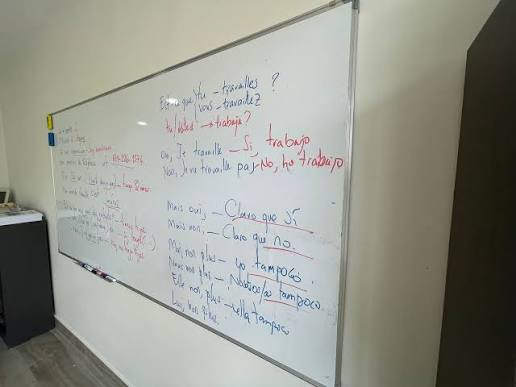
#> input picture back/bd/img/image.png, 516 x 387 px
$ python -i preprocesado_ocr.py   (imports and definitions only)   (older library calls are emulated)
#> lines starting #> are read from the running program, lines starting #| are printed output that depends on the picture; after the words box and inside, x2 and y2 are one past the last pixel; in counts of white or black regions, pixels touching at a corner belong together
#> further down, picture is the input picture: shape (387, 516, 3); mean B, G, R 141.1, 150.1, 148.4
"""Preprocesado de páginas para OCR, por perfil de fuente (BACK-12).

Reutiliza las etapas existentes (perspectiva, normalización de iluminación) pero
con perfiles distintos, porque la tinta fina de un cuaderno no se trata igual
que el marcador de un pizarrón:

  pizarron: perspectiva → gris → invertir si es de tiza (fondo oscuro) →
            [normalizar iluminación si es desigual] → [mediana 3x3 si hay ruido]
  cuaderno: perspectiva → canal ROJO (los renglones azules y el margen rojo casi
            desaparecen; la tinta negra o azul oscuro se mantiene) →
            [normalizar iluminación si es desigual] → quitar solo los renglones
            (líneas largas y equiespaciadas), conservando tablas y fracciones

En los dos perfiles, la copia para el OCR (no la vista) pierde además la cuadrícula de
las tablas (rectas largas horizontales y verticales): Tesseract las confundía con texto o descartaba
las filas enteras (FULL-24: de 8 celdas de una tabla fotografiada leía 0).

La perspectiva solo se corrige si el cuadrilátero detectado es de verdad el borde del
pizarrón o de la hoja: si fuera de él queda el mismo papel con tinta, es una tabla o un
recuadro DENTRO de la hoja y recortar perdería lo de alrededor (FULL-24: se perdía el título).

Las etapas entre corchetes son ADAPTATIVAS: se midió que en una foto limpia
empeoran el OCR (la mediana borraba tildes; la normalización adelgazaba trazos),
así que solo se aplican cuando la imagen lo necesita.

Ninguna etapa usa erosiones ni umbrales duros: los trazos finos, subíndices y
signos matemáticos se conservan. El original nunca se modifica (se guarda
aparte). Las advertencias de calidad avisan cuando no se puede garantizar la
lectura.
"""

from dataclasses import dataclass, field

import cv2
import numpy as np

from app.services.mejora import normalizar_iluminacion
from app.services.perspectiva import detectar_pizarron, rectificar
from app.services.procesamiento import a_bgr, redimensionar

LADO_MAX_OCR = 2400       # más resolución que la vista: el OCR la aprovecha
LADO_MIN_OCR = 1400       # por debajo se amplía (Tesseract lee mejor letras de ~30 px)
UMBRAL_BORROSA = 40.0     # varianza del laplaciano a 1000 px
UMBRAL_OSCURA = 60        # luminancia media


@dataclass
class Preprocesado:
    imagen_ocr: np.ndarray            # gris, lista para el OCR
    imagen_vista: np.ndarray          # BGR enderezada, mismas coordenadas que imagen_ocr
    psm: int                          # modo de segmentación de Tesseract
    perspectiva: str
    advertencias: list[str] = field(default_factory=list)
    inclinacion: float = 0.0          # grados corregidos al enderezar (BACK-28)


# [10 lines left out: function advertencias_calidad, not called in this run]


UMBRAL_ILUMINACION = 45   # diferencia entre las zonas más claras y oscuras del fondo
UMBRAL_RUIDO = 6.0        # desviación estimada del ruido del sensor


# [100 lines left out: functions iluminacion_desigual, ruido_estimado, _escalar_para_ocr, quitar_renglones, _contenido_fuera, corregir_perspectiva_hoja and 1 more, not called in this run]


INCLINACION_MAX = 15.0    # grados que se buscan al enderezar
INCLINACION_MIN = 0.7     # por debajo no se gira (Tesseract lo tolera y girar suaviza la letra)


def estimar_inclinacion(img: np.ndarray) -> float:
    """Ángulo (grados, antihorario) que endereza las líneas de texto de la foto (BACK-28).

    Perfil de proyección: al girar la tinta al ángulo correcto, las filas con texto y las
    vacías se alternan con nitidez y la varianza del perfil horizontal es máxima. Se busca
    primero cada 1° y después cada 0,1°. Devuelve 0 si no hay un máximo claro (página casi
    vacía, un dibujo, o texto ya derecho)."""
    gris = img if img.ndim == 2 else cv2.cvtColor(img, cv2.COLOR_BGR2GRAY)
    escala = 800 / max(gris.shape)
#> escala = 1.55
    if escala < 1:
        gris = cv2.resize(gris, None, fx=escala, fy=escala, interpolation=cv2.INTER_AREA)
    tinta = cv2.adaptiveThreshold(gris, 255, cv2.ADAPTIVE_THRESH_MEAN_C, cv2.THRESH_BINARY_INV, 25, 15)
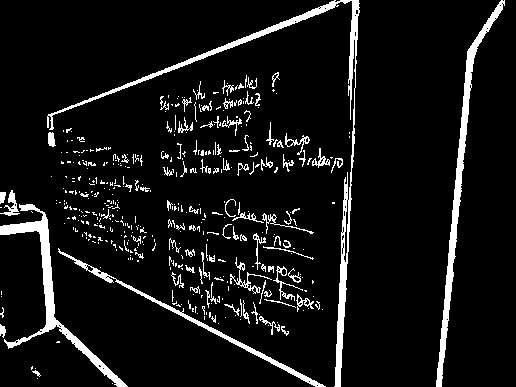
#> tinta: shape (387, 516); 7.9% white; 424 white regions (326 under 20 px), largest, box (x1, y1, x2, y2) and area: (47, 0, 360, 387) 3568, (436, 0, 505, 387) 2554, (0, 204, 128, 387) 2357
    if tinta.mean() < 0.5:  # casi sin tinta: nada que alinear
        return 0.0
    alto, ancho = tinta.shape
#> alto = 387; ancho = 516
    centro = (ancho / 2, alto / 2)
#> centro = (258, 193.5)

    def puntuacion(angulo: float) -> float:
#> called with angulo = -15
        m = cv2.getRotationMatrix2D(centro, angulo, 1.0)
        girada = cv2.warpAffine(tinta, m, (ancho, alto), flags=cv2.INTER_NEAREST)
#> girada: shape (387, 516); 7.5% white; 379 white regions (288 under 20 px), largest, box (x1, y1, x2, y2) and area: (73, 26, 406, 387) 3450, (0, 142, 83, 347) 2237, (395, 94, 516, 387) 2067
        return float(np.var(girada.sum(axis=1, dtype=np.float64)))

    gruesos = np.arange(-INCLINACION_MAX, INCLINACION_MAX + 0.01, 1.0)
    puntos = [puntuacion(a) for a in gruesos]
#> in puntuacion (call 2), `girada = cv2.warpAffine(tinta, m, (ancho, alto), flags=cv2.INTER_NEARE..`: girada: shape (387, 516); 7.5% white; 389 white regions (294 under 20 px), largest, box (x1, y1, x2, y2) and area: (69, 24, 403, 387) 3487, (0, 146, 85, 350) 2238, (398, 87, 516, 387) 2097
#> in puntuacion (call 3), `girada = cv2.warpAffine(tinta, m, (ancho, alto), flags=cv2.INTER_NEARE..`: girada: shape (387, 516); 7.5% white; 393 white regions (306 under 20 px), largest, box (x1, y1, x2, y2) and area: (0, 150, 88, 353) 2230, (400, 81, 516, 387) 2120, (67, 22, 400, 143) 2102
#> in puntuacion (call 4), `girada = cv2.warpAffine(tinta, m, (ancho, alto), flags=cv2.INTER_NEARE..`: girada: shape (387, 516); 7.5% white; 388 white regions (299 under 20 px), largest, box (x1, y1, x2, y2) and area: (65, 20, 397, 387) 3488, (0, 154, 91, 356) 2241, (402, 75, 516, 387) 2159
#> in puntuacion (call 5), `girada = cv2.warpAffine(tinta, m, (ancho, alto), flags=cv2.INTER_NEARE..`: girada: shape (387, 516); 7.5% white; 402 white regions (304 under 20 px), largest, box (x1, y1, x2, y2) and area: (0, 158, 94, 359) 2243, (405, 69, 516, 387) 2187, (64, 18, 394, 139) 2111
#> in puntuacion (call 6), `girada = cv2.warpAffine(tinta, m, (ancho, alto), flags=cv2.INTER_NEARE..`: girada: shape (387, 516); 7.6% white; 390 white regions (289 under 20 px), largest, box (x1, y1, x2, y2) and area: (62, 16, 391, 387) 3499, (0, 162, 97, 361) 2244, (408, 61, 516, 387) 2230
#> in puntuacion (call 7), `girada = cv2.warpAffine(tinta, m, (ancho, alto), flags=cv2.INTER_NEARE..`: girada: shape (387, 516); 7.6% white; 402 white regions (308 under 20 px), largest, box (x1, y1, x2, y2) and area: (411, 54, 516, 387) 2268, (0, 166, 100, 364) 2258, (60, 14, 389, 135) 2106
#> in puntuacion (call 8), `girada = cv2.warpAffine(tinta, m, (ancho, alto), flags=cv2.INTER_NEARE..`: girada: shape (387, 516); 7.6% white; 406 white regions (312 under 20 px), largest, box (x1, y1, x2, y2) and area: (58, 12, 386, 387) 3514, (413, 46, 516, 387) 2299, (0, 171, 102, 367) 2265
#> in puntuacion (call 9), `girada = cv2.warpAffine(tinta, m, (ancho, alto), flags=cv2.INTER_NEARE..`: girada: shape (387, 516); 7.7% white; 412 white regions (308 under 20 px), largest, box (x1, y1, x2, y2) and area: (57, 11, 382, 387) 3515, (416, 40, 516, 387) 2335, (0, 175, 105, 370) 2276
#> in puntuacion (call 10), `girada = cv2.warpAffine(tinta, m, (ancho, alto), flags=cv2.INTER_NEARE..`: girada: shape (387, 516); 7.7% white; 404 white regions (306 under 20 px), largest, box (x1, y1, x2, y2) and area: (418, 31, 516, 387) 2388, (0, 179, 109, 372) 2282, (55, 9, 379, 130) 2112
#> in puntuacion (call 11), `girada = cv2.warpAffine(tinta, m, (ancho, alto), flags=cv2.INTER_NEARE..`: girada: shape (387, 516); 7.7% white; 407 white regions (309 under 20 px), largest, box (x1, y1, x2, y2) and area: (54, 7, 376, 387) 3525, (421, 24, 516, 387) 2432, (0, 183, 112, 375) 2298
#> in puntuacion (call 12), `girada = cv2.warpAffine(tinta, m, (ancho, alto), flags=cv2.INTER_NEARE..`: girada: shape (387, 516); 7.8% white; 415 white regions (317 under 20 px), largest, box (x1, y1, x2, y2) and area: (52, 6, 373, 387) 3535, (424, 17, 516, 387) 2476, (0, 187, 115, 377) 2309
#> in puntuacion (call 13), `girada = cv2.warpAffine(tinta, m, (ancho, alto), flags=cv2.INTER_NEARE..`: girada: shape (387, 516); 7.8% white; 415 white regions (318 under 20 px), largest, box (x1, y1, x2, y2) and area: (51, 4, 370, 387) 3541, (427, 13, 515, 387) 2503, (0, 191, 118, 380) 2332
#> in puntuacion (call 14), `girada = cv2.warpAffine(tinta, m, (ancho, alto), flags=cv2.INTER_NEARE..`: girada: shape (387, 516); 7.8% white; 411 white regions (319 under 20 px), largest, box (x1, y1, x2, y2) and area: (49, 3, 367, 387) 3551, (429, 9, 512, 387) 2518, (0, 196, 121, 382) 2346
#> in puntuacion (call 15), `girada = cv2.warpAffine(tinta, m, (ancho, alto), flags=cv2.INTER_NEARE..`: girada: shape (387, 516); 7.9% white; 416 white regions (318 under 20 px), largest, box (x1, y1, x2, y2) and area: (48, 1, 363, 387) 3560, (433, 4, 508, 387) 2535, (0, 200, 125, 385) 2349
#> in puntuacion (call 17), `girada = cv2.warpAffine(tinta, m, (ancho, alto), flags=cv2.INTER_NEARE..`: girada: shape (387, 516); 7.9% white; 426 white regions (325 under 20 px), largest, box (x1, y1, x2, y2) and area: (439, 0, 500, 384) 2532, (1, 208, 129, 387) 2335, (337, 0, 357, 386) 2037
#> in puntuacion (call 18), `girada = cv2.warpAffine(tinta, m, (ancho, alto), flags=cv2.INTER_NEARE..`: girada: shape (387, 516); 7.8% white; 423 white regions (324 under 20 px), largest, box (x1, y1, x2, y2) and area: (442, 0, 496, 381) 2510, (1, 212, 130, 387) 2303, (341, 0, 354, 384) 2030
#> in puntuacion (call 19), `girada = cv2.warpAffine(tinta, m, (ancho, alto), flags=cv2.INTER_NEARE..`: girada: shape (387, 516); 7.8% white; 422 white regions (323 under 20 px), largest, box (x1, y1, x2, y2) and area: (445, 0, 491, 377) 2478, (2, 216, 131, 387) 2287, (341, 0, 352, 383) 2012
#> in puntuacion (call 20), `girada = cv2.warpAffine(tinta, m, (ancho, alto), flags=cv2.INTER_NEARE..`: girada: shape (387, 516); 7.7% white; 407 white regions (311 under 20 px), largest, box (x1, y1, x2, y2) and area: (449, 0, 485, 374) 2446, (3, 220, 131, 387) 2253, (339, 0, 354, 381) 2005
#> in puntuacion (call 21), `girada = cv2.warpAffine(tinta, m, (ancho, alto), flags=cv2.INTER_NEARE..`: girada: shape (387, 516); 7.7% white; 403 white regions (305 under 20 px), largest, box (x1, y1, x2, y2) and area: (452, 0, 479, 371) 2416, (4, 224, 131, 387) 2227, (335, 0, 357, 380) 1991
#> in puntuacion (call 22), `girada = cv2.warpAffine(tinta, m, (ancho, alto), flags=cv2.INTER_NEARE..`: girada: shape (387, 516); 7.7% white; 403 white regions (302 under 20 px), largest, box (x1, y1, x2, y2) and area: (451, 0, 473, 367) 2391, (5, 228, 132, 387) 2201, (342, 79, 361, 378) 1457
#> in puntuacion (call 23), `girada = cv2.warpAffine(tinta, m, (ancho, alto), flags=cv2.INTER_NEARE..`: girada: shape (387, 516); 7.6% white; 409 white regions (313 under 20 px), largest, box (x1, y1, x2, y2) and area: (448, 0, 469, 364) 2362, (6, 231, 133, 387) 2176, (329, 0, 364, 376) 1983
#> in puntuacion (call 24), `girada = cv2.warpAffine(tinta, m, (ancho, alto), flags=cv2.INTER_NEARE..`: girada: shape (387, 516); 7.6% white; 417 white regions (318 under 20 px), largest, box (x1, y1, x2, y2) and area: (445, 0, 467, 360) 2339, (7, 235, 134, 387) 2149, (326, 0, 367, 375) 1968
#> in puntuacion (call 25), `girada = cv2.warpAffine(tinta, m, (ancho, alto), flags=cv2.INTER_NEARE..`: girada: shape (387, 516); 7.5% white; 407 white regions (311 under 20 px), largest, box (x1, y1, x2, y2) and area: (442, 0, 470, 357) 2312, (6, 229, 134, 387) 2291, (323, 0, 370, 373) 1961
#> in puntuacion (call 26), `girada = cv2.warpAffine(tinta, m, (ancho, alto), flags=cv2.INTER_NEARE..`: girada: shape (387, 516); 7.5% white; 396 white regions (303 under 20 px), largest, box (x1, y1, x2, y2) and area: (439, 0, 473, 353) 2297, (7, 233, 135, 387) 2252, (319, 0, 373, 371) 1953
#> in puntuacion (call 27), `girada = cv2.warpAffine(tinta, m, (ancho, alto), flags=cv2.INTER_NEARE..`: girada: shape (387, 516); 7.4% white; 400 white regions (300 under 20 px), largest, box (x1, y1, x2, y2) and area: (436, 0, 475, 349) 2250, (8, 237, 134, 387) 2180, (332, 72, 376, 369) 1461
#> in puntuacion (call 28), `girada = cv2.warpAffine(tinta, m, (ancho, alto), flags=cv2.INTER_NEARE..`: girada: shape (387, 516); 7.4% white; 399 white regions (305 under 20 px), largest, box (x1, y1, x2, y2) and area: (433, 0, 478, 346) 2252, (313, 0, 379, 367) 1941, (12, 251, 134, 387) 1940
#> in puntuacion (call 29), `girada = cv2.warpAffine(tinta, m, (ancho, alto), flags=cv2.INTER_NEARE..`: girada: shape (387, 516); 7.3% white; 401 white regions (298 under 20 px), largest, box (x1, y1, x2, y2) and area: (430, 0, 481, 342) 2223, (310, 0, 382, 365) 1936, (14, 255, 133, 387) 1883
#> in puntuacion (call 30), `girada = cv2.warpAffine(tinta, m, (ancho, alto), flags=cv2.INTER_NEARE..`: girada: shape (387, 516); 7.3% white; 385 white regions (295 under 20 px), largest, box (x1, y1, x2, y2) and area: (426, 0, 483, 338) 2198, (306, 0, 385, 363) 1936, (16, 258, 133, 387) 1844
#> in puntuacion (call 31), `girada = cv2.warpAffine(tinta, m, (ancho, alto), flags=cv2.INTER_NEARE..`: girada: shape (387, 516); 7.2% white; 400 white regions (305 under 20 px), largest, box (x1, y1, x2, y2) and area: (423, 0, 486, 334) 2177, (14, 254, 133, 387) 1971, (303, 0, 388, 361) 1930
#> puntos = 31 values, max 22361984.1 at index 30, min 13640907.7 at index 15, mean 17345824.5
    mejor = float(gruesos[int(np.argmax(puntos))])
#> mejor = 15
    finos = np.arange(mejor - 1.0, mejor + 1.01, 0.1)
#> finos = 21 values from 14 to 16
    puntos_finos = [puntuacion(a) for a in finos]
#> in puntuacion (call 33), `girada = cv2.warpAffine(tinta, m, (ancho, alto), flags=cv2.INTER_NEARE..`: girada: shape (387, 516); 7.3% white; 384 white regions (293 under 20 px), largest, box (x1, y1, x2, y2) and area: (426, 0, 483, 338) 2203, (12, 250, 133, 387) 2013, (306, 0, 385, 363) 1932
#> in puntuacion (call 34), `girada = cv2.warpAffine(tinta, m, (ancho, alto), flags=cv2.INTER_NEARE..`: girada: shape (387, 516); 7.3% white; 386 white regions (293 under 20 px), largest, box (x1, y1, x2, y2) and area: (426, 0, 484, 337) 2213, (13, 250, 132, 387) 2008, (325, 68, 386, 362) 1456
#> in puntuacion (call 35), `m = cv2.getRotationMatrix2D(centro, angulo, 1.0)`: m = [[0.969, 0.247, -39.8], [-0.247, 0.969, 69.72]]
#> in puntuacion (call 35), `girada = cv2.warpAffine(tinta, m, (ancho, alto), flags=cv2.INTER_NEARE..`:
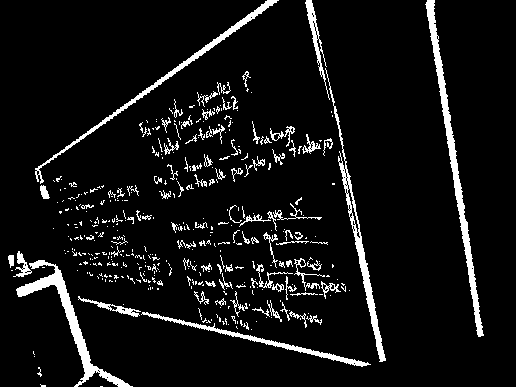
#> girada: shape (387, 516); 7.3% white; 401 white regions (303 under 20 px), largest, box (x1, y1, x2, y2) and area: (425, 0, 484, 337) 2199, (16, 260, 133, 387) 1823, (325, 68, 386, 362) 1459
#> in puntuacion (call 36), `m = cv2.getRotationMatrix2D(centro, angulo, 1.0)`: m = [[0.969, 0.249, -40.02], [-0.249, 0.969, 70.24]]
#> in puntuacion (call 36), `girada = cv2.warpAffine(tinta, m, (ancho, alto), flags=cv2.INTER_NEARE..`:
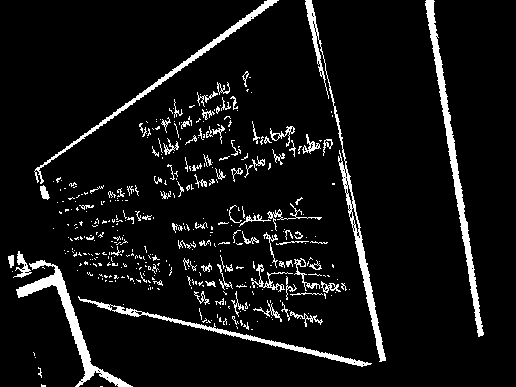
#> girada: shape (387, 516); 7.3% white; 403 white regions (312 under 20 px), largest, box (x1, y1, x2, y2) and area: (425, 0, 484, 337) 2194, (305, 0, 386, 362) 1933, (16, 260, 133, 387) 1817
#> in puntuacion (call 37), `m = cv2.getRotationMatrix2D(centro, angulo, 1.0)`: m = [[0.968, 0.25, -40.23], [-0.25, 0.968, 70.76]]
#> in puntuacion (call 37), `girada = cv2.warpAffine(tinta, m, (ancho, alto), flags=cv2.INTER_NEARE..`:
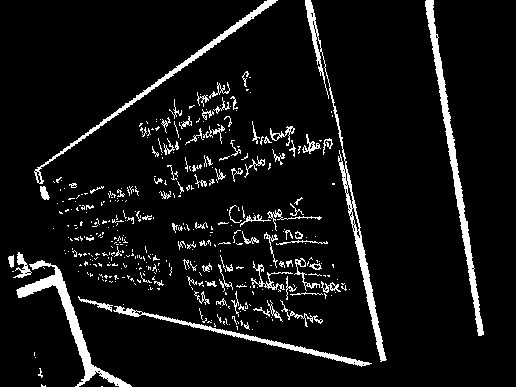
#> girada: shape (387, 516); 7.3% white; 407 white regions (315 under 20 px), largest, box (x1, y1, x2, y2) and area: (425, 0, 484, 336) 2182, (305, 0, 387, 362) 1928, (16, 260, 132, 387) 1816
#> in puntuacion (call 38), `m = cv2.getRotationMatrix2D(centro, angulo, 1.0)`: m = [[0.968, 0.252, -40.44], [-0.252, 0.968, 71.28]]
#> in puntuacion (call 38), `girada = cv2.warpAffine(tinta, m, (ancho, alto), flags=cv2.INTER_NEARE..`:
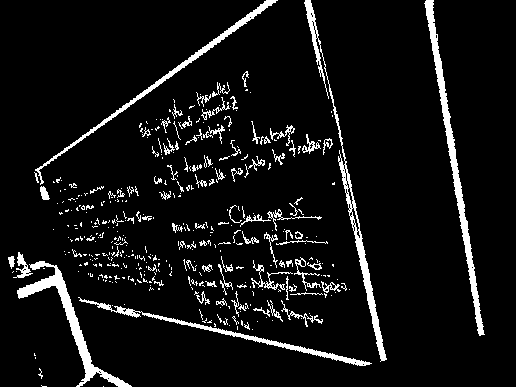
#> girada: shape (387, 516); 7.3% white; 399 white regions (303 under 20 px), largest, box (x1, y1, x2, y2) and area: (424, 0, 485, 336) 2191, (304, 0, 387, 362) 1928, (17, 261, 132, 387) 1813
#> in puntuacion (call 39), `m = cv2.getRotationMatrix2D(centro, angulo, 1.0)`: m = [[0.967, 0.254, -40.66], [-0.254, 0.967, 71.8]]
#> in puntuacion (call 39), `girada = cv2.warpAffine(tinta, m, (ancho, alto), flags=cv2.INTER_NEARE..`:
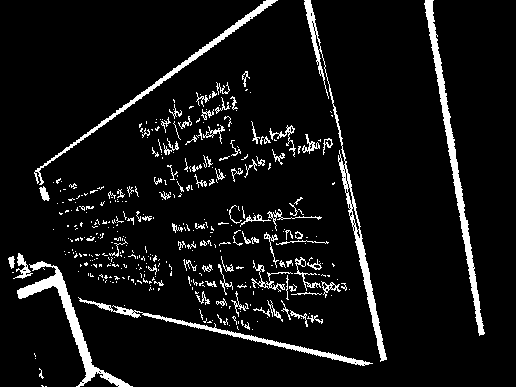
#> girada: shape (387, 516); 7.3% white; 393 white regions (294 under 20 px), largest, box (x1, y1, x2, y2) and area: (424, 0, 485, 336) 2183, (304, 0, 387, 362) 1928, (17, 261, 133, 387) 1806
#> in puntuacion (call 40), `m = cv2.getRotationMatrix2D(centro, angulo, 1.0)`: m = [[0.967, 0.255, -40.87], [-0.255, 0.967, 72.32]]
#> in puntuacion (call 40), `girada = cv2.warpAffine(tinta, m, (ancho, alto), flags=cv2.INTER_NEARE..`:
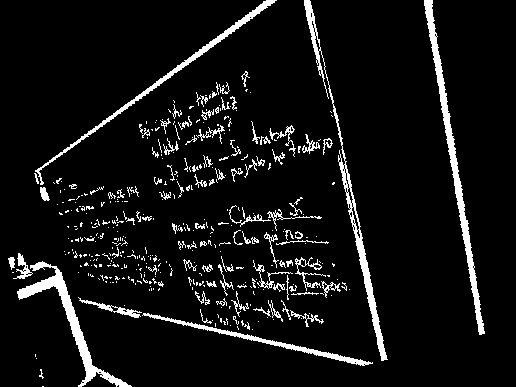
#> girada: shape (387, 516); 7.2% white; 395 white regions (302 under 20 px), largest, box (x1, y1, x2, y2) and area: (424, 0, 485, 335) 2181, (304, 0, 388, 361) 1920, (17, 261, 132, 387) 1806
#> puntos_finos = [21859024.1, 21744757, 22126590.1, 22482976.5, 22446007.9, 22011776.8, 22461137.8, 22422370.9, 22426400, 22581841, 22361984.1, 22908939.3, 22864464.8, 22874082.6, 23119565.8, 22852817.8, 23148298.2, 23301075.2, 22930817.1, 22792860.9, 22937987.8]
    angulo = float(finos[int(np.argmax(puntos_finos))])
#> angulo = 15.7
    base = puntuacion(0.0)
    # Solo si alinear mejora el perfil de forma clara (no por ruido) y no está en el límite
    # de la búsqueda (un ángulo de 15° suele ser un diagrama, no texto girado).
    if abs(angulo) < INCLINACION_MIN or abs(angulo) > INCLINACION_MAX - 0.5 or max(puntos_finos) < 1.15 * base:
        return 0.0
    return round(angulo, 1)


# [35 lines left out: functions enderezar, preprocesar_para_ocr, not called in this run]

>>> import cv2
>>> picture = cv2.imread('../../../bd/img/image.png')
>>> result = estimar_inclinacion(picture)
#> result = 0
